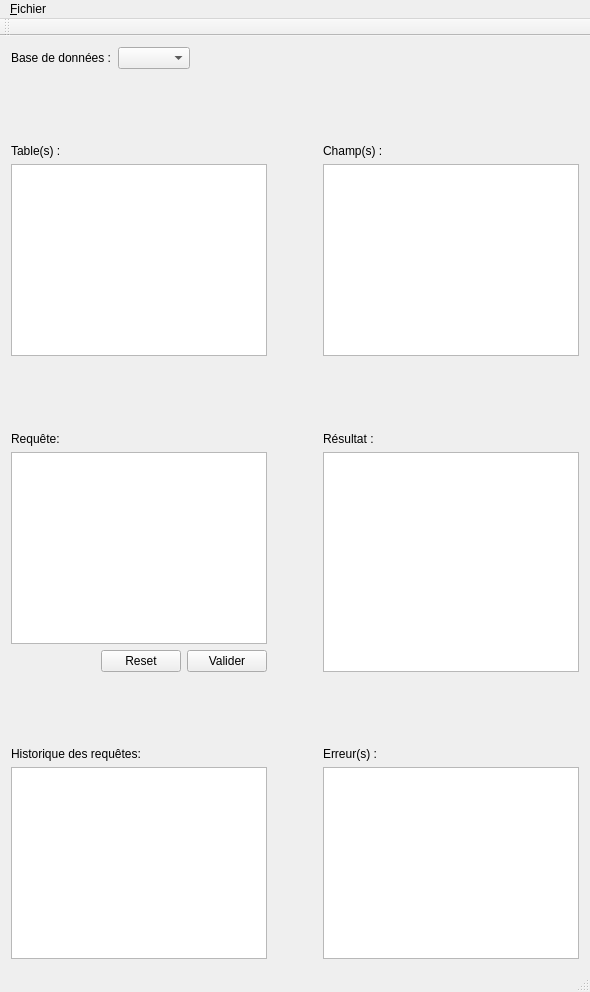
<?xml version="1.0" encoding="UTF-8"?>
<ui version="4.0">
 <class>MainWindow</class>
 <widget class="QMainWindow" name="MainWindow">
  <property name="geometry">
   <rect>
    <x>0</x>
    <y>0</y>
    <width>590</width>
    <height>992</height>
   </rect>
  </property>
  <property name="windowTitle">
   <string>MainWindow</string>
  </property>
  <widget class="QWidget" name="centralWidget">
   <layout class="QVBoxLayout" name="verticalLayout_6">
    <item>
     <layout class="QHBoxLayout" name="horizontalLayout_8">
      <item>
       <layout class="QHBoxLayout" name="horizontalLayout_7">
        <item>
         <widget class="QLabel" name="labelBDD">
          <property name="text">
           <string>Base de données :</string>
          </property>
         </widget>
        </item>
        <item>
         <widget class="QComboBox" name="comboBoxBDD"/>
        </item>
       </layout>
      </item>
      <item>
       <spacer name="horizontalSpacer_3">
        <property name="orientation">
         <enum>Qt::Horizontal</enum>
        </property>
        <property name="sizeHint" stdset="0">
         <size>
          <width>40</width>
          <height>20</height>
         </size>
        </property>
       </spacer>
      </item>
     </layout>
    </item>
    <item>
     <spacer name="verticalSpacer_3">
      <property name="orientation">
       <enum>Qt::Vertical</enum>
      </property>
      <property name="sizeHint" stdset="0">
       <size>
        <width>20</width>
        <height>40</height>
       </size>
      </property>
     </spacer>
    </item>
    <item>
     <layout class="QHBoxLayout" name="horizontalLayout">
      <item>
       <layout class="QVBoxLayout" name="verticalLayout_8">
        <item>
         <widget class="QLabel" name="labelTables">
          <property name="text">
           <string>Table(s) :</string>
          </property>
         </widget>
        </item>
        <item>
         <widget class="QListWidget" name="listWidgetTables"/>
        </item>
       </layout>
      </item>
      <item>
       <spacer name="horizontalSpacer">
        <property name="orientation">
         <enum>Qt::Horizontal</enum>
        </property>
        <property name="sizeHint" stdset="0">
         <size>
          <width>40</width>
          <height>20</height>
         </size>
        </property>
       </spacer>
      </item>
      <item>
       <layout class="QVBoxLayout" name="verticalLayout_7">
        <item>
         <widget class="QLabel" name="labelChamps">
          <property name="text">
           <string>Champ(s) : </string>
          </property>
         </widget>
        </item>
        <item>
         <widget class="QListWidget" name="listWidgetChamps"/>
        </item>
       </layout>
      </item>
     </layout>
    </item>
    <item>
     <spacer name="verticalSpacer">
      <property name="orientation">
       <enum>Qt::Vertical</enum>
      </property>
      <property name="sizeHint" stdset="0">
       <size>
        <width>20</width>
        <height>40</height>
       </size>
      </property>
     </spacer>
    </item>
    <item>
     <layout class="QHBoxLayout" name="horizontalLayout_2">
      <item>
       <layout class="QVBoxLayout" name="verticalLayout_4">
        <item>
         <layout class="QVBoxLayout" name="verticalLayout_2">
          <item>
           <widget class="QLabel" name="labelRequete">
            <property name="text">
             <string>Requête:</string>
            </property>
           </widget>
          </item>
          <item>
           <widget class="QTextEdit" name="textEditRequete"/>
          </item>
         </layout>
        </item>
        <item>
         <layout class="QHBoxLayout" name="horizontalLayout_3">
          <item>
           <spacer name="horizontalSpacer_2">
            <property name="orientation">
             <enum>Qt::Horizontal</enum>
            </property>
            <property name="sizeHint" stdset="0">
             <size>
              <width>40</width>
              <height>20</height>
             </size>
            </property>
           </spacer>
          </item>
          <item>
           <widget class="QPushButton" name="pushButtonReset">
            <property name="text">
             <string>Reset</string>
            </property>
           </widget>
          </item>
          <item>
           <widget class="QPushButton" name="pushButtonValider">
            <property name="text">
             <string>Valider</string>
            </property>
           </widget>
          </item>
         </layout>
        </item>
       </layout>
      </item>
      <item>
       <spacer name="horizontalSpacer_5">
        <property name="orientation">
         <enum>Qt::Horizontal</enum>
        </property>
        <property name="sizeHint" stdset="0">
         <size>
          <width>40</width>
          <height>20</height>
         </size>
        </property>
       </spacer>
      </item>
      <item>
       <layout class="QVBoxLayout" name="verticalLayout">
        <item>
         <widget class="QLabel" name="labelResultat">
          <property name="text">
           <string>Résultat :</string>
          </property>
         </widget>
        </item>
        <item>
         <widget class="QTableWidget" name="tableWidgetResultat"/>
        </item>
       </layout>
      </item>
     </layout>
    </item>
    <item>
     <spacer name="verticalSpacer_2">
      <property name="orientation">
       <enum>Qt::Vertical</enum>
      </property>
      <property name="sizeHint" stdset="0">
       <size>
        <width>20</width>
        <height>40</height>
       </size>
      </property>
     </spacer>
    </item>
    <item>
     <layout class="QHBoxLayout" name="horizontalLayout_5">
      <item>
       <layout class="QVBoxLayout" name="verticalLayout_5">
        <item>
         <widget class="QLabel" name="labelHistorique">
          <property name="text">
           <string>Historique des requêtes:</string>
          </property>
         </widget>
        </item>
        <item>
         <widget class="QListView" name="listViewHistorique"/>
        </item>
       </layout>
      </item>
      <item>
       <spacer name="horizontalSpacer_4">
        <property name="orientation">
         <enum>Qt::Horizontal</enum>
        </property>
        <property name="sizeHint" stdset="0">
         <size>
          <width>40</width>
          <height>20</height>
         </size>
        </property>
       </spacer>
      </item>
      <item>
       <layout class="QVBoxLayout" name="verticalLayout_3">
        <item>
         <widget class="QLabel" name="labelErreurs">
          <property name="text">
           <string>Erreur(s) :</string>
          </property>
         </widget>
        </item>
        <item>
         <widget class="QTextEdit" name="textEditErreurs">
          <property name="html">
           <string>&lt;!DOCTYPE HTML PUBLIC &quot;-//W3C//DTD HTML 4.0//EN&quot; &quot;http://www.w3.org/TR/REC-html40/strict.dtd&quot;&gt;
&lt;html&gt;&lt;head&gt;&lt;meta name=&quot;qrichtext&quot; content=&quot;1&quot; /&gt;&lt;style type=&quot;text/css&quot;&gt;
p, li { white-space: pre-wrap; }
&lt;/style&gt;&lt;/head&gt;&lt;body style=&quot; font-family:'Cantarell'; font-size:11pt; font-weight:400; font-style:normal;&quot;&gt;
&lt;p style=&quot;-qt-paragraph-type:empty; margin-top:0px; margin-bottom:0px; margin-left:0px; margin-right:0px; -qt-block-indent:0; text-indent:0px;&quot;&gt;&lt;br /&gt;&lt;/p&gt;&lt;/body&gt;&lt;/html&gt;</string>
          </property>
         </widget>
        </item>
       </layout>
      </item>
     </layout>
    </item>
   </layout>
  </widget>
  <widget class="QMenuBar" name="menuBar">
   <property name="geometry">
    <rect>
     <x>0</x>
     <y>0</y>
     <width>590</width>
     <height>27</height>
    </rect>
   </property>
   <widget class="QMenu" name="menuGfr">
    <property name="title">
     <string>&amp;Fichier</string>
    </property>
   </widget>
   <addaction name="menuGfr"/>
  </widget>
  <widget class="QToolBar" name="mainToolBar">
   <attribute name="toolBarArea">
    <enum>TopToolBarArea</enum>
   </attribute>
   <attribute name="toolBarBreak">
    <bool>false</bool>
   </attribute>
  </widget>
  <widget class="QStatusBar" name="statusBar"/>
 </widget>
 <layoutdefault spacing="6" margin="11"/>
 <resources/>
 <connections/>
</ui>
